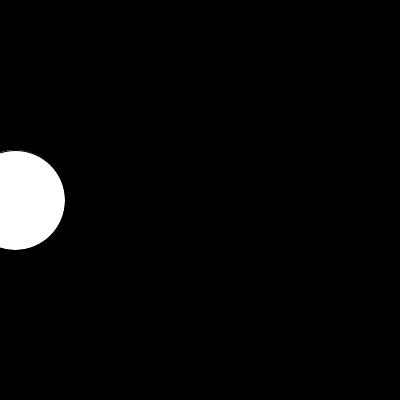
Frame 1 (no input)
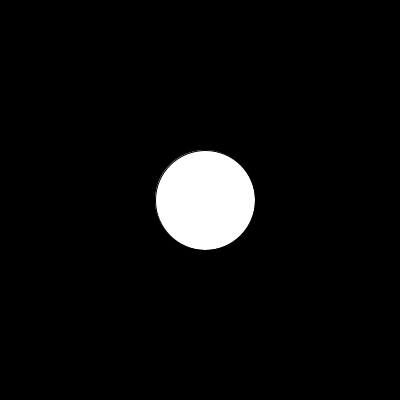
Frame 60 (the mouse pressed at the canvas centre just before this capture)
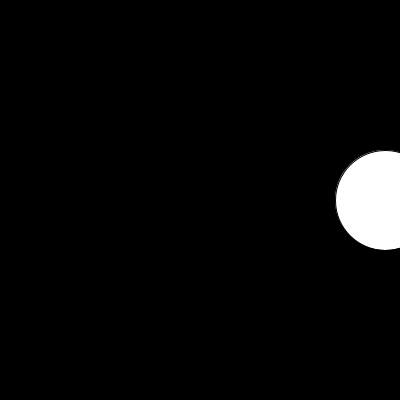
Frame 120 (the mouse held since frame 60 and released just before this capture)

The Processing sketch that drew these frames (run headless with seeded random() and noise(); from frame 60 on, the mouse is pressed at the canvas centre):

// Processing sketch: processing_37615
// ── processing_37615.pde

int x_position = 5;
int x_speed = 10;


void setup() {
  size(400,400);
  smooth();
}

void draw() {
  background(0);
  x_position = x_position+x_speed;

  ellipse(x_position, 200,100,100);
  //if the ball gets to right side
  if (x_position > 400) {
  //then begin back in the beginning
    x_speed = -10;
  }

  if (x_position < 1) {
    x_speed = 10;
  }
}


                
                
